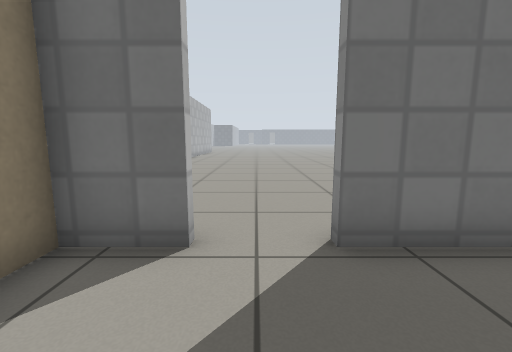
[1] (above)

23 first-person views from a walk through a world built for the Gazebo simulator. The camera is 0.72 m above the floor, tilts 8° down and sees 90° across. The floor is counted in squares, 0.5 m on a side. Each view is taken from the middle of a square. On the plan, view 1 faces up. The plan holds only what a view shows up to about 13 squares ahead; the rest is blank. The place goes on beyond the plan. Gazebo's built-in surfaces are drawn with simple patterns.

[2]
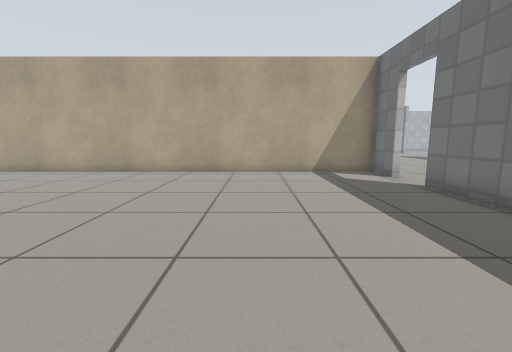

[3]
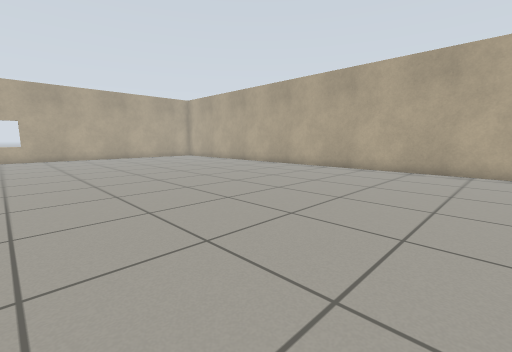

[4]
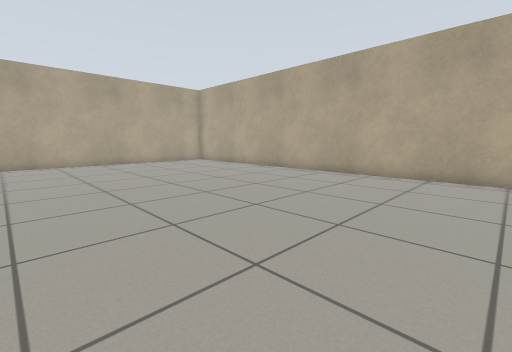

[5]
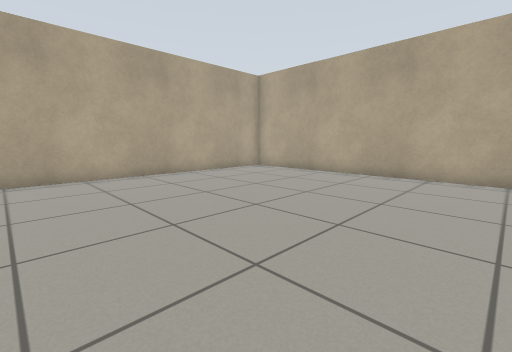

[6]
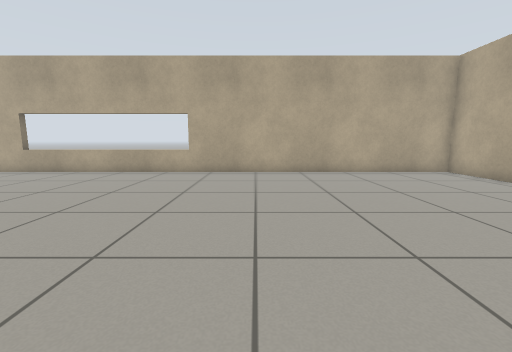

[7]
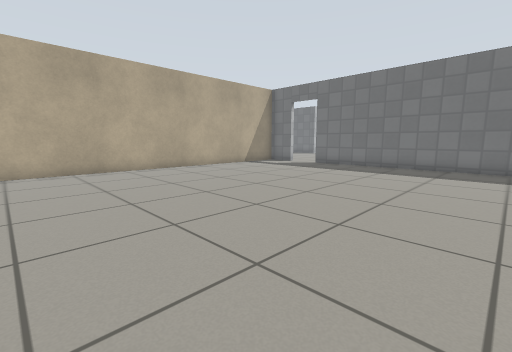

[8]
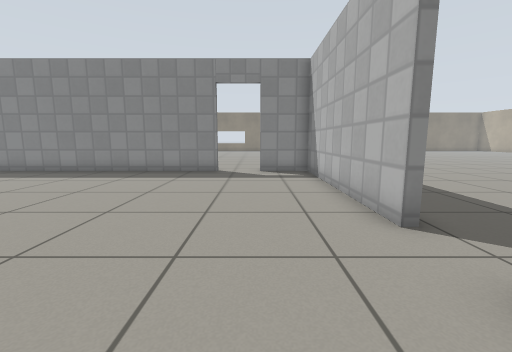

[9]
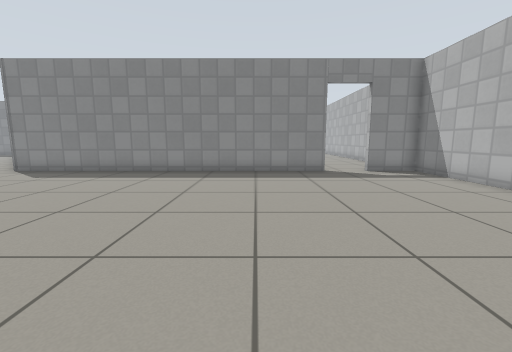

[10]
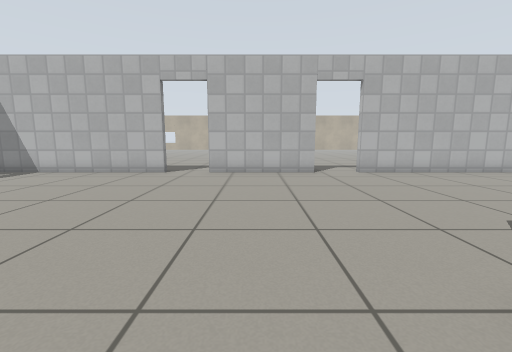

[11]
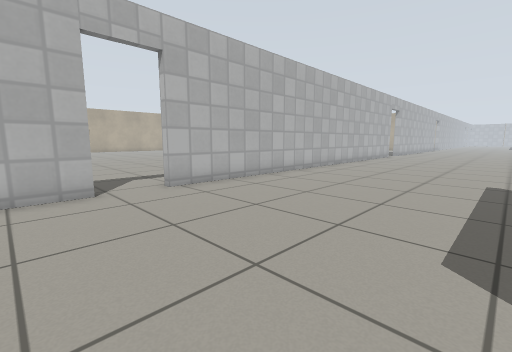

[12]
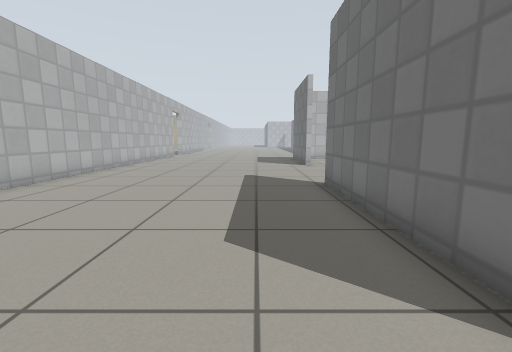

[13]
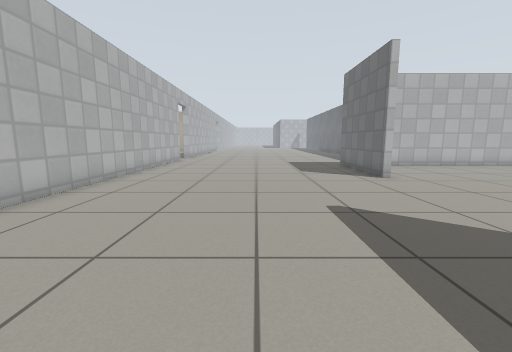

[14]
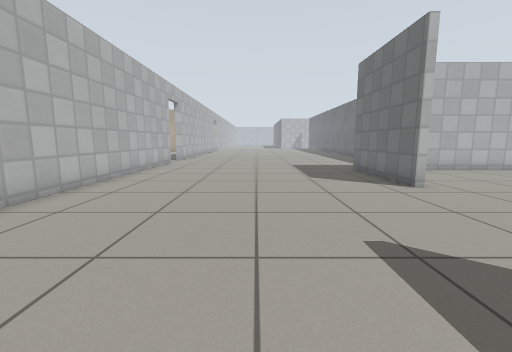

[15]
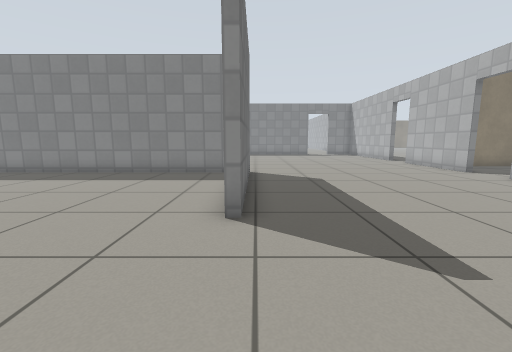

[16]
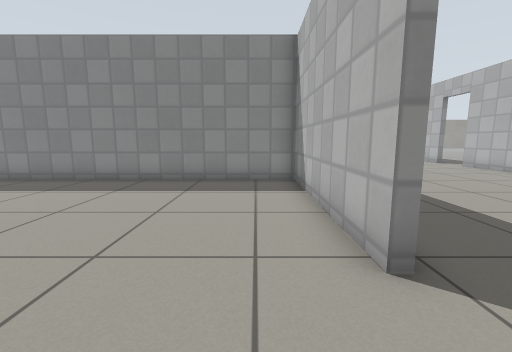

[17]
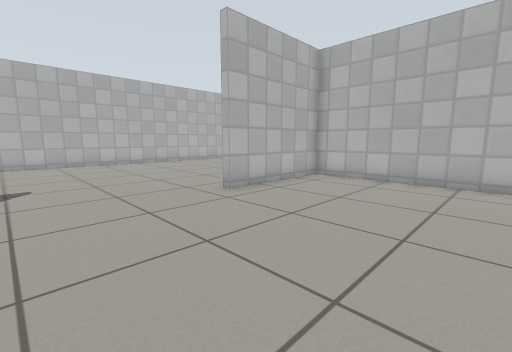

[18]
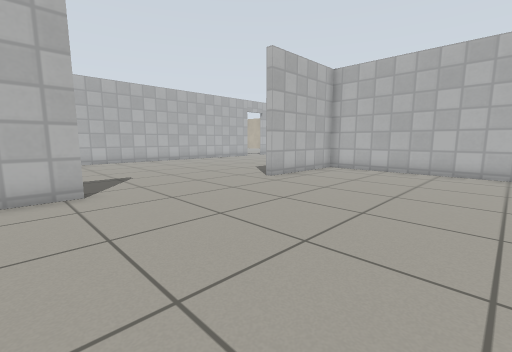

[19]
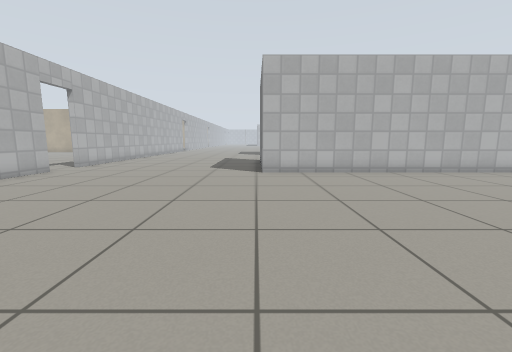

[20]
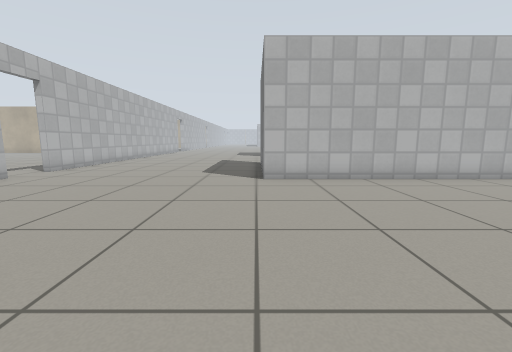

[21]
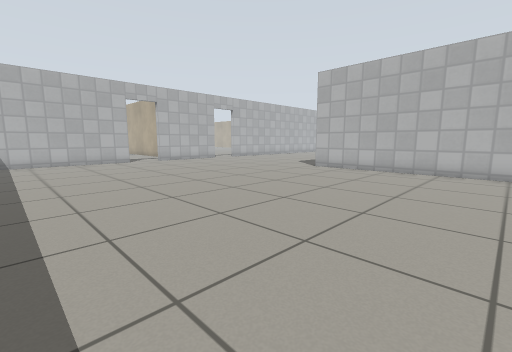

[22]
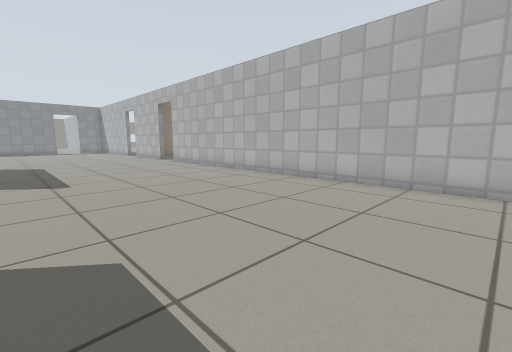

[23]
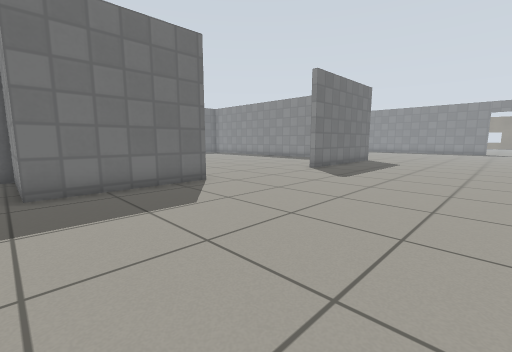

### Floor plan
Points are (right, up) in squares from view 1. A wall is a line through its corners. A room is listed if a view was taken in it or the views show most of it. See-through windows are left out.
Room 1 (views 1, 2, 3, 4, 5, 6, 7)
walls: (-0.9, 3.3) (-2.7, 3.3) (-2.7, -23.5) (10.5, -23.5); (10.1, 3.3) (1, 3.3)
ways out: open door at (0, 3.2) to room 2
Room 2 (views 8, 9, 10, 11, 12, 13, 14, 15, 16, 17, 18, 19, 20, 21, 22, 23)
walls: (-12.5, 13.6) (-5.7, 13.6) (-5.7, 21.5); (-5.6, 3.6) (-0.9, 3.6); (-5.4, 21.5) (-5.4, 13.3) (-12.5, 13.3); (1, 3.6) (8.9, 3.6) (8.9, 5.9); (8.9, 7.8) (8.9, 21.5); (-23.4, 21.5) (-23.4, 14.2) (-18.7, 14.2) (-18.7, 13.8) (-23.7, 13.8); (-24.5, 3.6) (-7.5, 3.6)
ways out: open door at (0, 3.2) to room 1; open door at (-6.5, 3.5); open door at (9, 6.5)

Positions as (right, up) in squares from view 1, and headings:
1: (0, 0), facing up
2: (9, -2), facing left
3: (10, -2), facing down-left
4: (8, -7), facing down-left
5: (8, -13), facing down-left
6: (6, -12), facing down
7: (10, -11), facing up-left
8: (-3, 6), facing right
9: (-3, 11), facing right
10: (-3, 15), facing down
11: (-4, 11), facing down-left
12: (-4, 11), facing left
13: (-9, 9), facing left
14: (-11, 9), facing left
15: (-17, 13), facing right
16: (-15, 15), facing right
17: (-14, 20), facing down-left
18: (-11, 21), facing down-left
19: (6, 13), facing left
20: (4, 13), facing left
21: (7, 21), facing down-left
22: (-24, 12), facing down-right
23: (-24, 6), facing up-right
